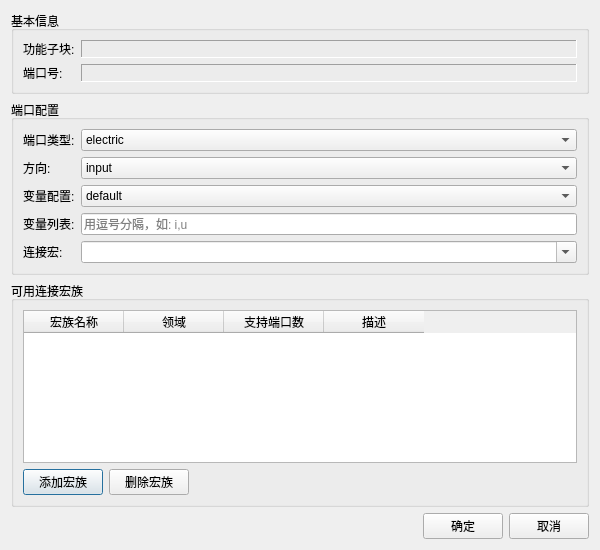
<?xml version="1.0" encoding="UTF-8"?>
<ui version="4.0">
 <class>PortConfigEditDialog</class>
 <widget class="QDialog" name="PortConfigEditDialog">
  <property name="geometry">
   <rect>
    <x>0</x>
    <y>0</y>
    <width>600</width>
    <height>550</height>
   </rect>
  </property>
  <property name="windowTitle">
   <string>端口配置</string>
  </property>
  <layout class="QVBoxLayout" name="verticalLayout">
   <item>
    <widget class="QGroupBox" name="groupBasicInfo">
     <property name="title">
      <string>基本信息</string>
     </property>
     <layout class="QFormLayout" name="formLayout">
      <item row="0" column="0">
       <widget class="QLabel" name="labelFuncBlock">
        <property name="text">
         <string>功能子块:</string>
        </property>
       </widget>
      </item>
      <item row="0" column="1">
       <widget class="QLabel" name="valueFuncBlock">
        <property name="text">
         <string/>
        </property>
        <property name="frameShape">
         <enum>QFrame::Panel</enum>
        </property>
        <property name="frameShadow">
         <enum>QFrame::Sunken</enum>
        </property>
       </widget>
      </item>
      <item row="1" column="0">
       <widget class="QLabel" name="labelPortName">
        <property name="text">
         <string>端口号:</string>
        </property>
       </widget>
      </item>
      <item row="1" column="1">
       <widget class="QLabel" name="valuePortName">
        <property name="text">
         <string/>
        </property>
        <property name="frameShape">
         <enum>QFrame::Panel</enum>
        </property>
        <property name="frameShadow">
         <enum>QFrame::Sunken</enum>
        </property>
       </widget>
      </item>
     </layout>
    </widget>
   </item>
   <item>
    <widget class="QGroupBox" name="groupPortConfig">
     <property name="title">
      <string>端口配置</string>
     </property>
     <layout class="QFormLayout" name="formLayout_2">
      <item row="0" column="0">
       <widget class="QLabel" name="labelPortType">
        <property name="text">
         <string>端口类型:</string>
        </property>
       </widget>
      </item>
      <item row="0" column="1">
       <widget class="QComboBox" name="comboPortType">
        <item>
         <property name="text">
          <string>electric</string>
         </property>
        </item>
        <item>
         <property name="text">
          <string>hydraulic</string>
         </property>
        </item>
        <item>
         <property name="text">
          <string>mechanical</string>
         </property>
        </item>
        <item>
         <property name="text">
          <string>other</string>
         </property>
        </item>
       </widget>
      </item>
      <item row="1" column="0">
       <widget class="QLabel" name="labelDirection">
        <property name="text">
         <string>方向:</string>
        </property>
       </widget>
      </item>
      <item row="1" column="1">
       <widget class="QComboBox" name="comboDirection">
        <item>
         <property name="text">
          <string>input</string>
         </property>
        </item>
        <item>
         <property name="text">
          <string>output</string>
         </property>
        </item>
        <item>
         <property name="text">
          <string>bidirectional</string>
         </property>
        </item>
        <item>
         <property name="text">
          <string>internal</string>
         </property>
        </item>
       </widget>
      </item>
      <item row="2" column="0">
       <widget class="QLabel" name="labelVariableProfile">
        <property name="text">
         <string>变量配置:</string>
        </property>
       </widget>
      </item>
      <item row="2" column="1">
       <widget class="QComboBox" name="comboVariableProfile">
        <item>
         <property name="text">
          <string>default</string>
         </property>
        </item>
        <item>
         <property name="text">
          <string>custom</string>
         </property>
        </item>
       </widget>
      </item>
      <item row="3" column="0">
       <widget class="QLabel" name="labelVariables">
        <property name="text">
         <string>变量列表:</string>
        </property>
       </widget>
      </item>
      <item row="3" column="1">
       <widget class="QLineEdit" name="editVariables">
        <property name="placeholderText">
         <string>用逗号分隔，如: i,u</string>
        </property>
       </widget>
      </item>
      <item row="4" column="0">
       <widget class="QLabel" name="labelConnectMacro">
        <property name="text">
         <string>连接宏:</string>
        </property>
       </widget>
      </item>
      <item row="4" column="1">
       <widget class="QComboBox" name="comboConnectMacro">
        <property name="editable">
         <bool>true</bool>
        </property>
       </widget>
      </item>
     </layout>
    </widget>
   </item>
   <item>
    <widget class="QGroupBox" name="groupMacroList">
     <property name="title">
      <string>可用连接宏族</string>
     </property>
     <layout class="QVBoxLayout" name="verticalLayout_2">
      <item>
       <widget class="QTableWidget" name="tableMacros">
        <property name="editTriggers">
         <set>QAbstractItemView::NoEditTriggers</set>
        </property>
        <property name="selectionBehavior">
         <enum>QAbstractItemView::SelectRows</enum>
        </property>
        <property name="selectionMode">
         <enum>QAbstractItemView::SingleSelection</enum>
        </property>
        <column>
         <property name="text">
          <string>宏族名称</string>
         </property>
        </column>
        <column>
         <property name="text">
          <string>领域</string>
         </property>
        </column>
        <column>
         <property name="text">
          <string>支持端口数</string>
         </property>
        </column>
        <column>
         <property name="text">
          <string>描述</string>
         </property>
        </column>
       </widget>
      </item>
      <item>
       <layout class="QHBoxLayout" name="horizontalLayoutMacroButtons">
        <item>
         <widget class="QPushButton" name="btnAddMacroFamily">
          <property name="text">
           <string>添加宏族</string>
          </property>
         </widget>
        </item>
        <item>
         <widget class="QPushButton" name="btnDeleteMacroFamily">
          <property name="text">
           <string>删除宏族</string>
          </property>
         </widget>
        </item>
        <item>
         <spacer name="horizontalSpacerMacro">
          <property name="orientation">
           <enum>Qt::Horizontal</enum>
          </property>
          <property name="sizeHint" stdset="0">
           <size>
            <width>40</width>
            <height>20</height>
           </size>
          </property>
         </spacer>
        </item>
       </layout>
      </item>
     </layout>
    </widget>
   </item>
   <item>
    <layout class="QHBoxLayout" name="horizontalLayout">
     <item>
      <spacer name="horizontalSpacer">
       <property name="orientation">
        <enum>Qt::Horizontal</enum>
       </property>
       <property name="sizeHint" stdset="0">
        <size>
         <width>40</width>
         <height>20</height>
        </size>
       </property>
      </spacer>
     </item>
     <item>
      <widget class="QPushButton" name="btnOk">
       <property name="text">
        <string>确定</string>
       </property>
      </widget>
     </item>
     <item>
      <widget class="QPushButton" name="btnCancel">
       <property name="text">
        <string>取消</string>
       </property>
      </widget>
     </item>
    </layout>
   </item>
  </layout>
 </widget>
 <resources/>
 <connections>
  <connection>
   <sender>btnOk</sender>
   <signal>clicked()</signal>
   <receiver>PortConfigEditDialog</receiver>
   <slot>accept()</slot>
  </connection>
  <connection>
   <sender>btnCancel</sender>
   <signal>clicked()</signal>
   <receiver>PortConfigEditDialog</receiver>
   <slot>reject()</slot>
  </connection>
 </connections>
</ui>
